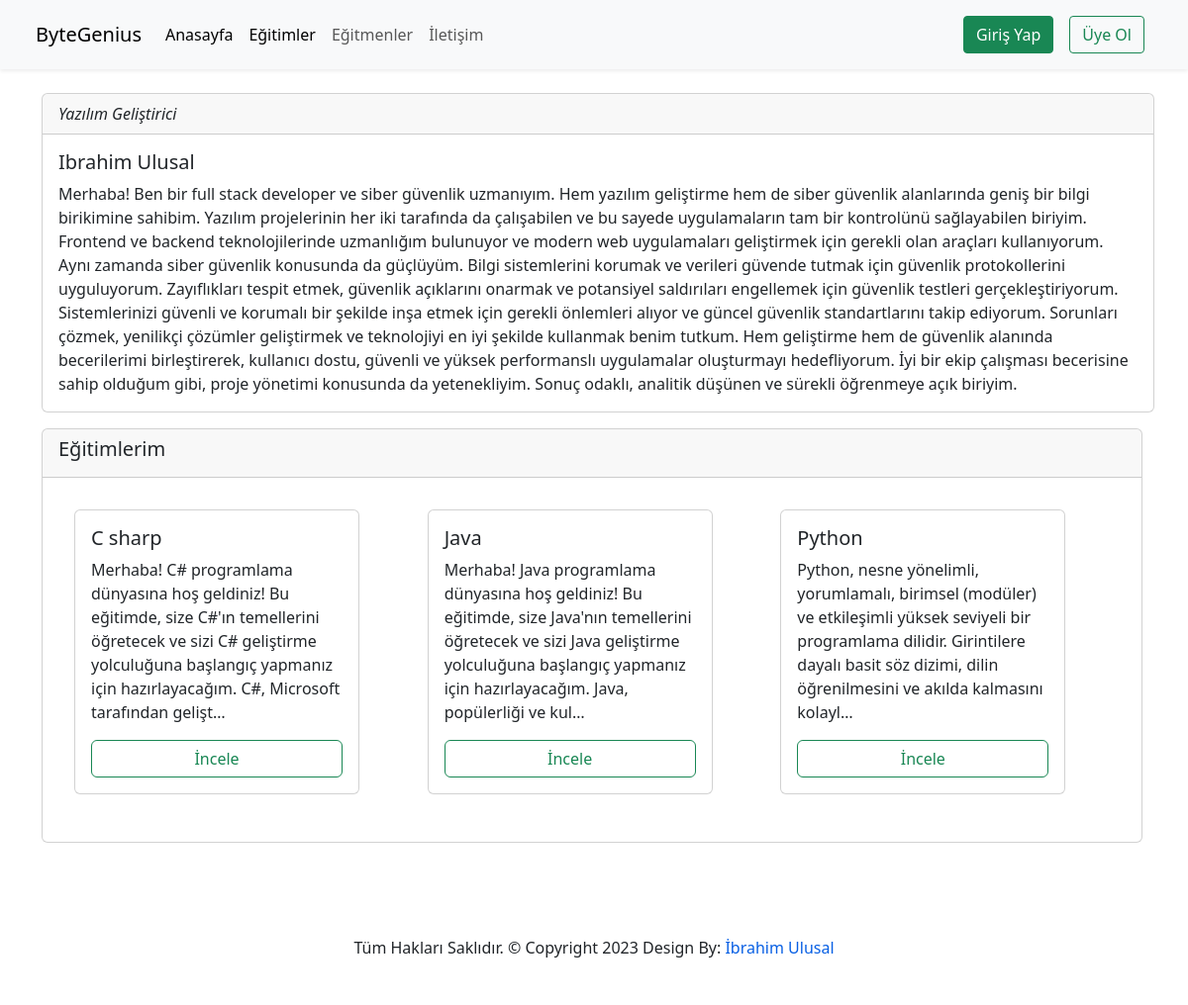
Page /courses/teacher/ibrahim-ulusal on the committed database.
### courses/Models/Teachers.py (models this page shows, shortened)
class Teacher(models.Model):
    TeacherName = models.CharField(max_length=50)
    title = models.CharField(max_length=50)
    Description = models.TextField()
    image = models.ImageField(upload_to='teacher/%Y%m/%D',null=True,blank=True)
    date = models.DateTimeField(auto_now_add=True)
    slug = models.SlugField(unique=True,editable=False)

### courses/Models/Course.py (models this page shows, shortened)
class Course(models.Model):
    title = models.CharField(max_length=50,help_text="Course Adı ile aynı olsun!")
    name = models.ForeignKey(CourseName,on_delete=models.CASCADE)
    category = models.ManyToManyField(Category,blank=True,null=True)
    teachers = models.ForeignKey(Teacher,on_delete=models.CASCADE,blank=True,null=True)
    students = models.ManyToManyField(User,null=True,blank=True,related_name='courses_joined')
    description = models.TextField()
    image = models.ImageField(upload_to='courses/%Y-%m/%d/',blank=True,null=True)
    isActive = models.BooleanField()
    date = models.DateTimeField(auto_now_add=True)
    slug = models.SlugField(unique=True,editable=False)

### courses/views.py (the view)
# urls.py: path('teacher/<slug:teacherSlug>',teacherDetails,name='teacherDetails'),
def teacherDetails(request,teacherSlug):
    data = Teacher.objects.get(slug = teacherSlug)
    teacherCourses = Course.objects.all().filter(teachers__slug = teacherSlug)
    return render(request,'courseAppFiles/teacher.html',context={
        'teacher_details' : data,
        'teacherAllCourse' : teacherCourses
    })

### templates/courseAppFiles/teacher.html (shortened to what this page needs)
{% extends 'partials/_base.html' %}
{% load static %}
{% block content %}
<div class="container mt-4 pe-3">
    <div class="row">
        <div class="col-lg-12">
            <div class="row ms-auto">
                <div class="card mb-3 p-0">
                    <div class="card-header">
                      <span style="font-style: italic;"> {{ teacher_details.title|title }}</span>
                    </div>
                    <div class="card-body">
                      <h5 class="card-title">{{ teacher_details.TeacherName|title }}</h5>
                          <p class="card-text">
                            {{ teacher_details.Description }}
                          </p>
                    </div>
                </div>
            </div>
        </div>
        <div class="col-lg-12">
            <div class="card mb-3 p-0">
                <div class="card-header">
                    <h5>Eğitimlerim</h5>
                </div>
                <div class="card-body">
                    <div class="row p-3">
                        {% for course in teacherAllCourse %}
                        <div class="col-lg-4 mb-3">
                          <div class="card" style="width: 18rem;">
                            <div class="card-body">
                              <h5 class="card-title">{{ course.title }}</h5>
                              <p class="card-text">{{ course.description|truncatechars:200 }}</p>
                              <a href="{% url 'course-details' course.slug course.id %}" class="card-link btn btn-outline-success d-block">İncele</a>
                            </div>
                          </div>
                        </div>
                        {% endfor %}
                      </div>
                </div>
            </div>
        </div>
    </div>
</div>
{% endblock %}

### static/css/style.css (style rules this page uses)
* { margin:0; padding:0; }
:root { --main-color : rgb(27,31,36); --text-color : rgb(255,255,255); --primary-color: rgb(7,95,228); --dark-color : rgb(35,43,53); --default-text-color : rgb(0,0,0); --yellow : rgb(245,223,78); }
html { scroll-behavior: smooth; }
body { font-size: 16px; font-family: 'Poppins',sans-serif; font-weight: normal; font-style: normal; color: var(--default-text-color); }

### rows in the picture
Teacher: title "Yazılım Geliştirici", TeacherName "Ibrahim Ulusal", Description "Merhaba! Ben bir full stack developer ve siber güvenlik uzmanıyım. Hem yazılım geliştirme hem de siber güvenlik alanlarında geniş bir bilgi birikimine sahibim. Yazılım projelerinin her iki tarafında da çalışabilen ve bu sayede uygulamaların tam bir kontrolünü sağlayabilen biriyim. Frontend ve backend teknolojilerinde uzmanlığım bulunuyor ve modern web uygulamaları geliştirmek için gerekli olan araçları kullanıyorum. Aynı zamanda siber güvenlik konusunda da güçlüyüm. Bilgi sistemlerini korumak ve verileri güvende tutmak için güvenlik protokollerini uyguluyorum. Zayıflıkları tespit etmek, güvenlik açıklarını onarmak ve potansiyel saldırıları engellemek için güvenlik testleri…"
Course: title "C sharp", description "Merhaba! C# programlama dünyasına hoş geldiniz! Bu eğitimde, size C#'ın temellerini öğretecek ve sizi C# geliştirme yolculuğuna başlangıç yapmanız için hazırlayacağım. C#, Microsoft tarafından gelişt…"
Course: title "Java", description "Merhaba! Java programlama dünyasına hoş geldiniz! Bu eğitimde, size Java'nın temellerini öğretecek ve sizi Java geliştirme yolculuğuna başlangıç yapmanız için hazırlayacağım. Java, popülerliği ve kul…"
Course: title "Python", description "Python, nesne yönelimli, yorumlamalı, birimsel (modüler) ve etkileşimli yüksek seviyeli bir programlama dilidir. Girintilere dayalı basit söz dizimi, dilin öğrenilmesini ve akılda kalmasını kolayl…"
